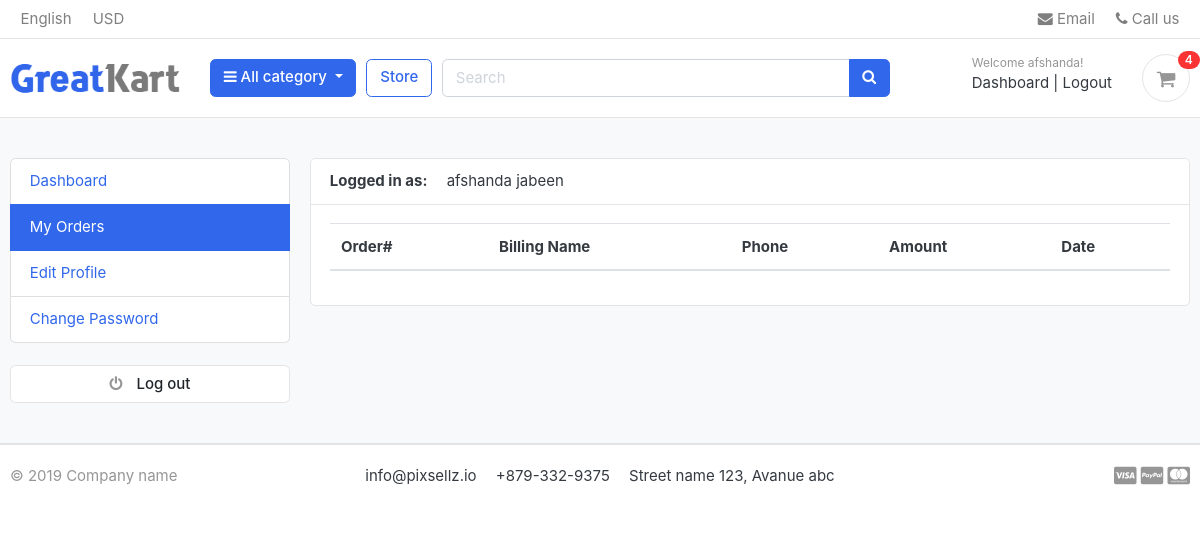
The app's page /account/my_orders/ (signed in), older data.
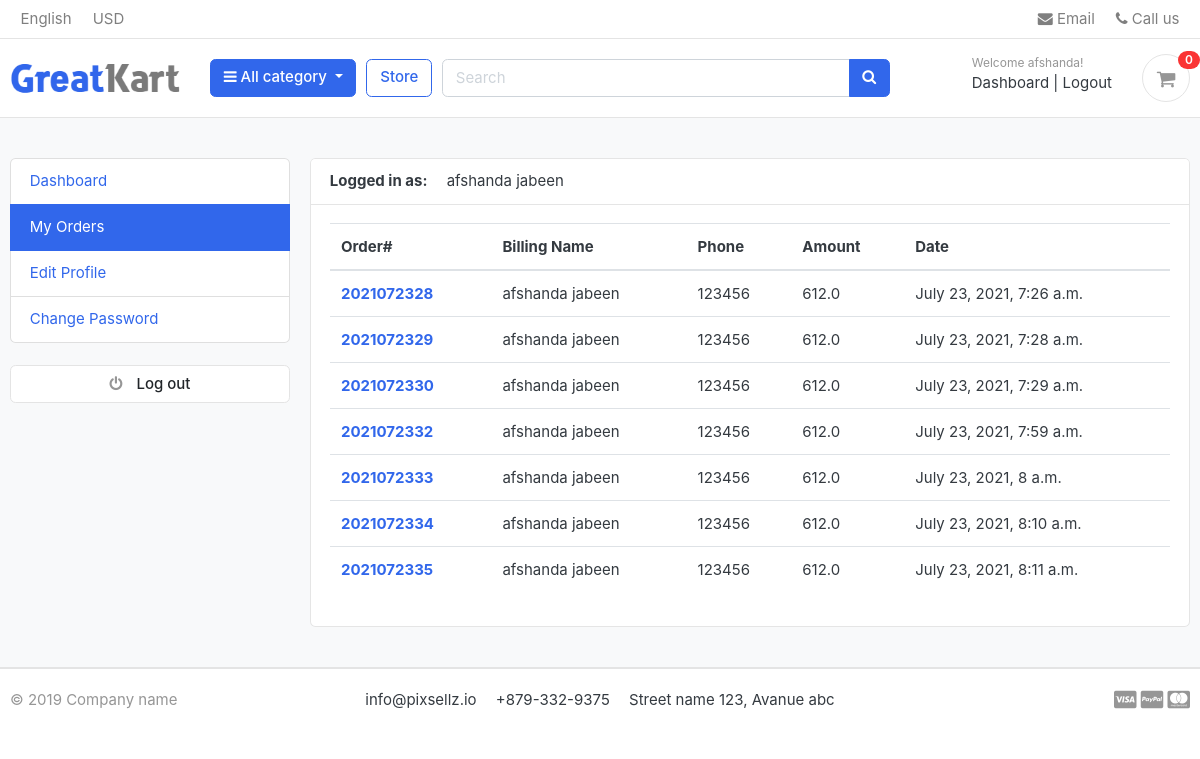
The same page, newer data.
### orders/models.py (models this page shows, shortened)
class Order(models.Model):
    STATUS = (
        ('New', 'New'),
        ('Accepted', 'Accepted'),
        ('Completed', 'Completed'),
        ('Cancelled', 'Cancelled'),
    )
    user = models.ForeignKey(Account, on_delete=models.SET_NULL, null=True)
    payment = models.ForeignKey(Payment, on_delete=models.SET_NULL, blank=True, null=True)
    order_number = models.CharField(max_length=20)
    first_name = models.CharField(max_length=50)
    last_name = models.CharField(max_length=50)
    phone = models.CharField(max_length=15)
    email = models.EmailField(max_length=50)
    address_line_1 = models.CharField(max_length=50)
    address_line_2 = models.CharField(max_length=50, blank=True)
    country = models.CharField(max_length=50)
    state = models.CharField(max_length=50)
    city = models.CharField(max_length=50)
    order_note = models.CharField(max_length=100, blank=True)
    order_total = models.FloatField()
    tax = models.FloatField()
    status = models.CharField(max_length=10, choices=STATUS, default='New')
    ip = models.CharField(blank=True, max_length=20)
    is_ordered = models.BooleanField(default=False)
    created_at = models.DateTimeField(auto_now_add=True)
    updated_at = models.DateTimeField(auto_now=True)
    def full_name(self):
        return f'{self.first_name} {self.last_name}'

### account/views.py (the view)
# urls.py: path('my_orders/', views.my_orders, name="my_orders"),
def my_orders(request):
    orders = Order.objects.filter(user = request.user, is_ordered = True)
    context = {
        'orders' : orders
    }
    return render(request, 'account/my_orders.html', context)

### account/models.py (called while the page is built)
    def full_name(self):
        return f'{self.first_name} {self.last_name}'

### carts/context_processors.py (called while the page is built)
def counter(request):
    cart_count = 0
    if 'admin' in request.path:
        return {}
    else:
        cart = Cart.objects.filter(cart_id= _cart_id(request))
        if request.user.is_authenticated:
            cart_items = CartItem.objects.all().filter(user = request.user)
        else:
            cart_items = CartItem.objects.all().filter(cart = cart[:1])
        try:
            for cart_item in cart_items:
                cart_count += cart_item.qunatity
        except Cart.DoesNotExist:
            cart_count = 0
    return dict(cart_count = cart_count)

### carts/views.py (called while the page is built)
def _cart_id(request):
    cart = request.session.session_key
    if not cart:
        cart = request.session.create()
    return cart

### category/context_processors.py (called while the page is built)
def menu_links(request):
    links = models.category.objects.all()
    return dict(links = links)

### category/models.py (called while the page is built)
    def get_urls(self):
        return reverse('product-by-category', args=[self.slug])

### templates/account/my_orders.html (shortened to what this page needs)
{% extends 'base.html'%}
{% block content%}
<section class="section-conten padding-y bg">
    <div class="container">
        {% include 'includes/dashboard_sidebar.html' %}
        <main class="col-md-9">
            <article class="card">
            <header class="card-header">
                <strong class="d-inline-block mr-3">Logged in as: </strong>
                <span>{{ user.full_name }}</span>
            </header>
            <div class="card-body">
                <div class="row">
                    <div class="col-md-12">
                        <table class="table table-hover">
                            <thead>
                              <tr>
                                <th scope="col">Order#</th>
                                <th scope="col">Billing Name</th>
                                <th scope="col">Phone</th>
                                <th scope="col">Amount</th>
                                <th scope="col">Date</th>
                              </tr>
                            </thead>
                            <tbody>
                            {% for order in orders %}
                              <tr>
                                <th scope="row"><a href="{% url 'order_detail' order.order_number %}">{{order.order_number}}</a></th>
                                <td>{{order.full_name}}</td>
                                <td>{{order.phone}}</td>
                                <td>{{order.order_total}}</td>
                                <td>{{order.created_at}}</td>
                              </tr>
                            {% endfor %}
                            </tbody>
                          </table>
                    </div>
                </div>
            </div>
            </article>
        </main>
    </div>
    </div>
    </section>
{% endblock %}

### templates/includes/navbar.html (shortened to what this page needs)
{% load static %}
<header class="section-header">
    <nav class="navbar p-md-0 navbar-expand-sm navbar-light border-bottom">
    <div class="container">
      <div class="collapse navbar-collapse" id="navbarTop4">
        <ul class="navbar-nav mr-auto">
            <li class="nav-item dropdown">
                 <a href="#" class="nav-link">   English </a>
            </li>
            <li class="nav-item dropdown">
                <a href="#" class="nav-link"> USD </a>
            </li>
        </ul>
        <ul class="navbar-nav">
            <li><a href="#" class="nav-link"> <i class="fa fa-envelope"></i> Email </a></li>
            <li><a href="#" class="nav-link"> <i class="fa fa-phone"></i> Call us </a></li>
        </ul>
      </div>
    </div>
    </nav>
    <section class="header-main border-bottom">
        <div class="container">
    <div class="row align-items-center">
        <div class="col-lg-2 col-md-3 col-6">
            <a href="{% url 'index'%}" class="brand-wrap">
                <img class="logo" src="{%static './images/logo.png'%}">
            </a>
        </div>
        <div class="col-lg col-sm col-md col-6 flex-grow-0">
            <div class="category-wrap dropdown d-inline-block float-right">
                <button type="button" class="btn btn-primary dropdown-toggle" data-toggle="dropdown">
                    <i class="fa fa-bars"></i> All category
                </button>
            </div>
        </div>
        <a href="{% url 'store'%}" class="btn btn-outline-primary">Store</a>
        <div class="col-lg  col-md-6 col-sm-12 col">
            <form action="{% url 'search' %}" class="search">
                <div class="input-group w-100">
                    <input type="text" class="form-control" style="width:60%;" placeholder="Search" name="keyword">
                    <div class="input-group-append">
                      <button class="btn btn-primary" type="submit">
                        <i class="fa fa-search"></i>
                      </button>
                    </div>
                </div>
            </form>
        </div>
        <div class="col-lg-3 col-sm-6 col-8 order-2 order-lg-3">
                    <div class="d-flex justify-content-end mb-3 mb-lg-0">
                        {% if user.id is None%}
                        <div class="widget-header">
                            <small class="title text-muted">Welcome guest!</small>
                            <div>
                                <a href="{% url 'login' %}">Sign in</a> <span class="dark-transp"> | </span>
                                <a href="{% url 'register' %}"> Register</a>
                            </div>
                        </div>
                        {% else %}
                        <div class="widget-header">
                            <small class="title text-muted">Welcome {{ user.first_name }}!</small>
                            <div>
                                <a href="{% url 'dashboard' %}">Dashboard</a> <span class="dark-transp"> | </span>
                                <a href="{% url 'logout' %}"> Logout</a>
                            </div>
                        </div>
                        {% endif %}
                        <a href="{% url 'cart' %}" class="widget-header pl-3 ml-3">
                            <div class="icon icon-sm rounded-circle border"><i class="fa fa-shopping-cart"></i></div>
                            <span class="badge badge-pill badge-danger notify">{{ cart_count }}</span>
                        </a>
                    </div>
                </div>
    </div>
        </div>
    </section>
    </header>

Row changes from the older to the newer data that the page shows:
added Order: order_number "2021072328", full_name "afshanda jabeen", phone "123456", order_total "612.0", created_at "July 23, 2021, 7:26 a.m."
added Order: order_number "2021072329", full_name "afshanda jabeen", phone "123456", order_total "612.0", created_at "July 23, 2021, 7:28 a.m."
added Order: order_number "2021072330", full_name "afshanda jabeen", phone "123456", order_total "612.0", created_at "July 23, 2021, 7:29 a.m."
added Order: order_number "2021072332", full_name "afshanda jabeen", phone "123456", order_total "612.0", created_at "July 23, 2021, 7:59 a.m."
added Order: order_number "2021072333", full_name "afshanda jabeen", phone "123456", order_total "612.0", created_at "July 23, 2021, 8 a.m."
added Order: order_number "2021072334", full_name "afshanda jabeen", phone "123456", order_total "612.0", created_at "July 23, 2021, 8:10 a.m."
added Order: order_number "2021072335", full_name "afshanda jabeen", phone "123456", order_total "612.0", created_at "July 23, 2021, 8:11 a.m."
Text that changed along with them:
{{ cart_count }}: "4" → "0"
